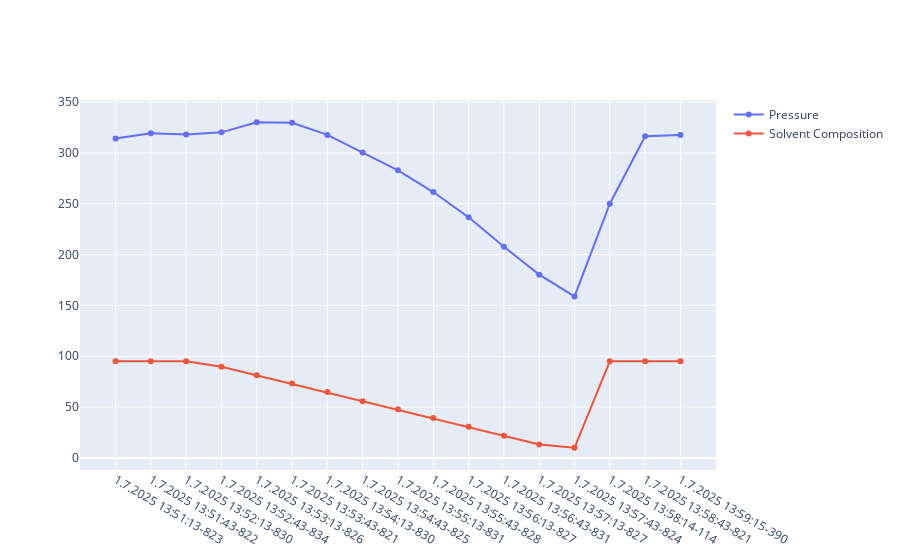

The notebook cell saved with this chart:
### Code cell
import plotly.graph_objects as go 
import numpy as np
fig = go.Figure()
fig.add_trace(
    go.Scatter(
        x=actuals_file_pmp["Time"],
        y=actuals_file_pmp["Pressure_DisplayValue"],
        name="Pressure"
    )
)

fig.add_trace(
    go.Scatter(
        x=actuals_file_pmp["Time"],
        y=actuals_file_pmp["PumpChannel_CompositionPercentage"],
        name="Solvent Composition"
    )
)

fig.show()
